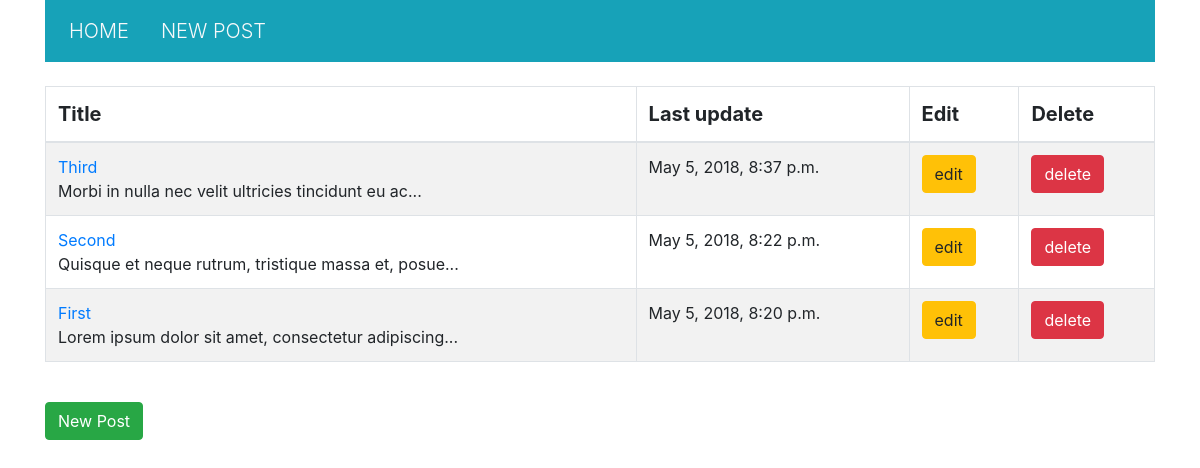
The app's page /, older data.
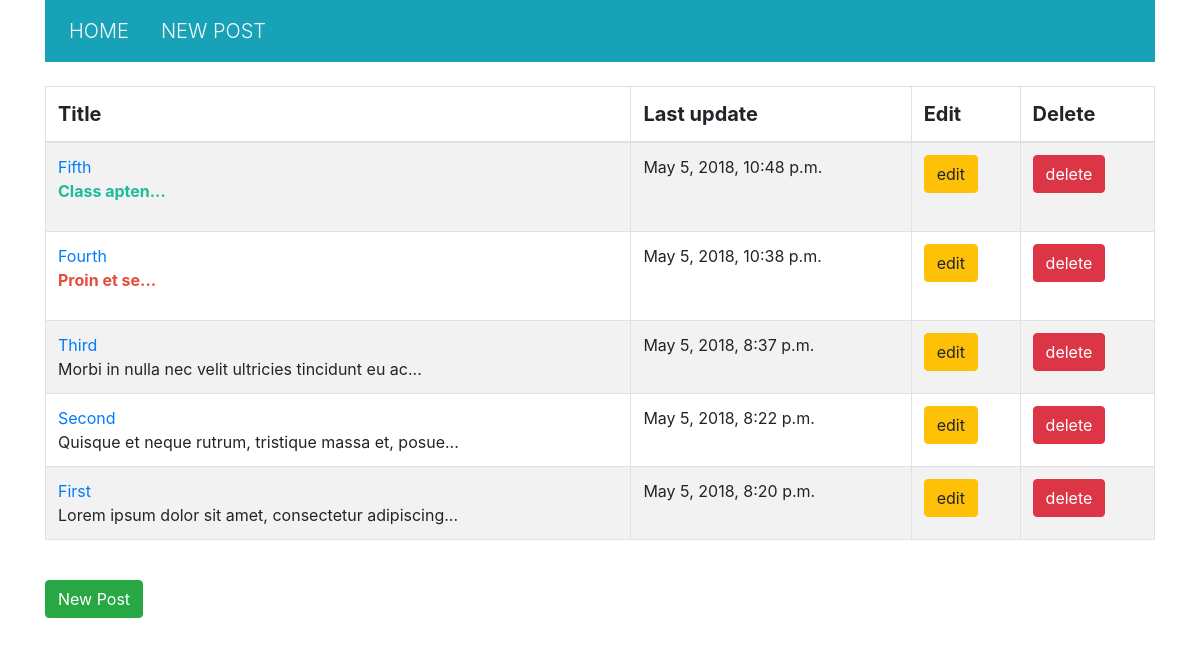
The same page, newer data.
### BlogApp/models.py (models this page shows, shortened)
class Post(models.Model):
    title = models.CharField(max_length=128)
    description = models.TextField()
    created_at = models.DateTimeField(auto_now_add=True)
    updated_at = models.DateTimeField(auto_now=True)

### BlogApp/views.py (the view)
# urls.py: url(r'^$', index, name='home'),
def index(request):
    posts = Post.objects.all().order_by('-created_at')
    ctx = {
        "posts": posts,
    }
    return render(request, 'index.html', ctx)

### BlogApp/templates/index.html (shortened to what this page needs)
{% extends 'base.html'%}
{% block content %}
    <table class="table table-striped table-bordered">
        <thead class="lead">
            <th>Title</th>
            <th>Last update</th>
            <th>Edit</th>
            <th>Delete</th>
        </thead>
        <tbody>
        {% for post in posts %}
            <tr>
                <td>
                    <a href="{% url 'post' post.id %}">{{ post.title }}</a>
                    <br/>
                    {{ post.description|slice:":50"|safe }}...
                </td>
                <td>{{ post.updated_at }}</td>
                <td><button class="btn btn-warning">edit</button></td>
                <td>
                    <a href="{% url 'delete' post.id %}"><button class="btn btn-danger">delete</button></a>
                </td>
            </tr>
        {% endfor %}
        </tbody>
    </table>
    <br/>
    <a href="{% url 'new' %}"><button class="btn btn-success">New Post</button></a>
{% endblock %}

### BlogApp/templates/base.html (shortened to what this page needs)
<!DOCTYPE html>
<html lang="en">
<head>
    <link rel="stylesheet" href="https://stackpath.bootstrapcdn.com/bootstrap/4.1.0/css/bootstrap.min.css"
>
</head>
<body>
    <div class="container">
        <nav class="navbar navbar-expand-sm bg-info navbar-light">
            <ul class="navbar-nav">
                <li class="nav-item mr-3">
                    <a class="nav-link lead text-light" href="{% url 'home' %}">HOME </a>
                </li>
                <li class="nav-item mr-3">
                    <a class="nav-link lead text-light" href="{% url 'new' %}">NEW POST</a>
                </li>
            </ul>
        </nav>
        <br/>
        {% block content %}
        {% endblock %}
    </div>
</body>
</html>

Row changes from the older to the newer data that the page shows:
added Post: title "Fifth", description "Class apten", updated_at "May 5, 2018, 10:48 p.m."
added Post: title "Fourth", description "Proin et se", updated_at "May 5, 2018, 10:38 p.m."
